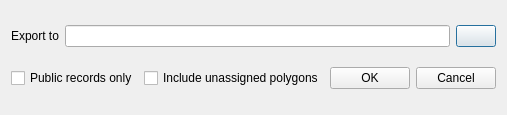
<?xml version="1.0" encoding="UTF-8"?>
<ui version="4.0">
 <class>exportPolyShpDialog</class>
 <widget class="QDialog" name="exportPolyShpDialog">
  <property name="geometry">
   <rect>
    <x>0</x>
    <y>0</y>
    <width>483</width>
    <height>115</height>
   </rect>
  </property>
  <property name="minimumSize">
   <size>
    <width>0</width>
    <height>0</height>
   </size>
  </property>
  <property name="maximumSize">
   <size>
    <width>16777215</width>
    <height>193</height>
   </size>
  </property>
  <property name="windowTitle">
   <string>Export Maintenance Polygons to Shapefile</string>
  </property>
  <layout class="QGridLayout" name="gridLayout">
   <item row="0" column="0">
    <layout class="QHBoxLayout" name="horizontalLayout_2">
     <item>
      <widget class="QLabel" name="fileLabel">
       <property name="text">
        <string>Export to</string>
       </property>
      </widget>
     </item>
     <item>
      <layout class="QHBoxLayout" name="horizontalLayout">
       <item>
        <widget class="QLineEdit" name="fileLineEdit"/>
       </item>
       <item>
        <widget class="QPushButton" name="selectFilePushButton">
         <property name="text">
          <string/>
         </property>
        </widget>
       </item>
      </layout>
     </item>
    </layout>
   </item>
   <item row="1" column="0">
    <layout class="QHBoxLayout" name="horizontalLayout_3">
     <item>
      <widget class="QCheckBox" name="publicRecordsCheckBox">
       <property name="text">
        <string>Public records only</string>
       </property>
      </widget>
     </item>
     <item>
      <widget class="QCheckBox" name="unassignedPolyCheckBox">
       <property name="text">
        <string>Include unassigned polygons</string>
       </property>
      </widget>
     </item>
     <item>
      <spacer name="horizontalSpacer">
       <property name="orientation">
        <enum>Qt::Horizontal</enum>
       </property>
       <property name="sizeHint" stdset="0">
        <size>
         <width>40</width>
         <height>20</height>
        </size>
       </property>
      </spacer>
     </item>
     <item>
      <widget class="QPushButton" name="okPushButton">
       <property name="maximumSize">
        <size>
         <width>94</width>
         <height>16777215</height>
        </size>
       </property>
       <property name="text">
        <string>OK</string>
       </property>
      </widget>
     </item>
     <item>
      <widget class="QPushButton" name="cancelPushButton">
       <property name="maximumSize">
        <size>
         <width>94</width>
         <height>16777215</height>
        </size>
       </property>
       <property name="text">
        <string>Cancel</string>
       </property>
      </widget>
     </item>
    </layout>
   </item>
  </layout>
 </widget>
 <resources/>
 <connections/>
</ui>
